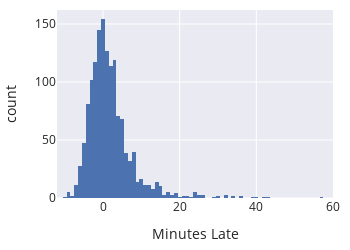

Notebook cell for this chart:
### Markdown cell above
Notice the negative late times for the early arrivals. Let's plot a histogram of the minutes each bus is late.

### Code cell
fig = px.histogram(times, x='minutes_late', width=350, height=250)
fig.update_xaxes(range=[-12, 60], title_text='Minutes Late')

### Figure 1 — Plotly figure (JSON) as saved in the notebook; plotly's stock layout.template omitted (floating-point values rounded to 4 significant figures; data arrays with more than 128 entries replaced by an {"elided": "..."} marker saying what was removed)
{"data": [{"alignmentgroup": "True", "bingroup": "x", "hovertemplate": "minutes_late=%{x}<br>count=%{y}<extra></extra>", "legendgroup": "", "marker": {"color": "rgb(76,114,176)", "pattern": {"shape": ""}}, "name": "", "offsetgroup": "", "orientation": "v", "showlegend": false, "type": "histogram", "x": {"elided": "1434 float values"}, "xaxis": "x", "yaxis": "y"}], "layout": {"barmode": "relative", "height": 250, "legend": {"tracegroupgap": 0}, "width": 350, "xaxis": {"anchor": "y", "domain": [0, 1], "range": [-12, 60], "title": {"text": "Minutes Late"}, "type": "linear"}, "yaxis": {"anchor": "x", "autorange": true, "domain": [0, 1], "range": [0, 162.1], "title": {"text": "count"}}}}
